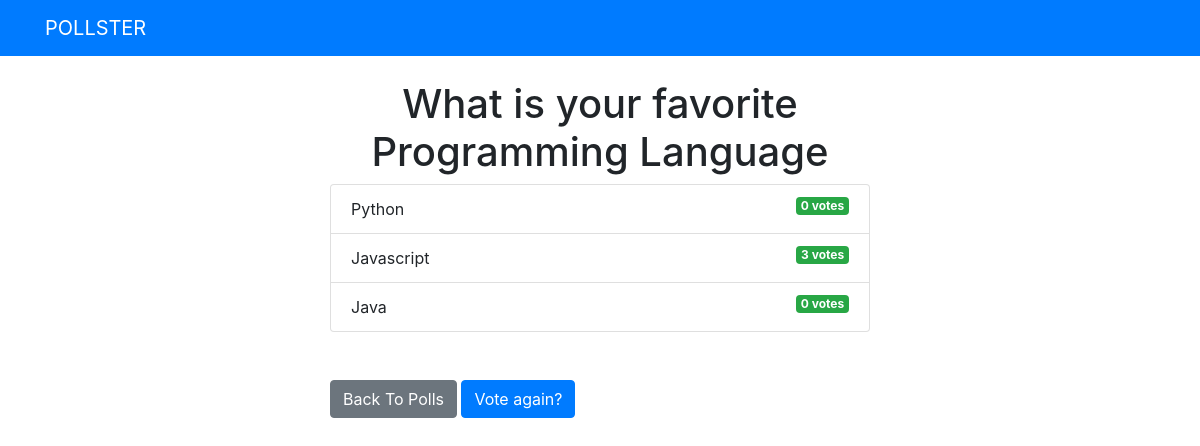
The page /polls/2/results/ on the database as committed earlier.
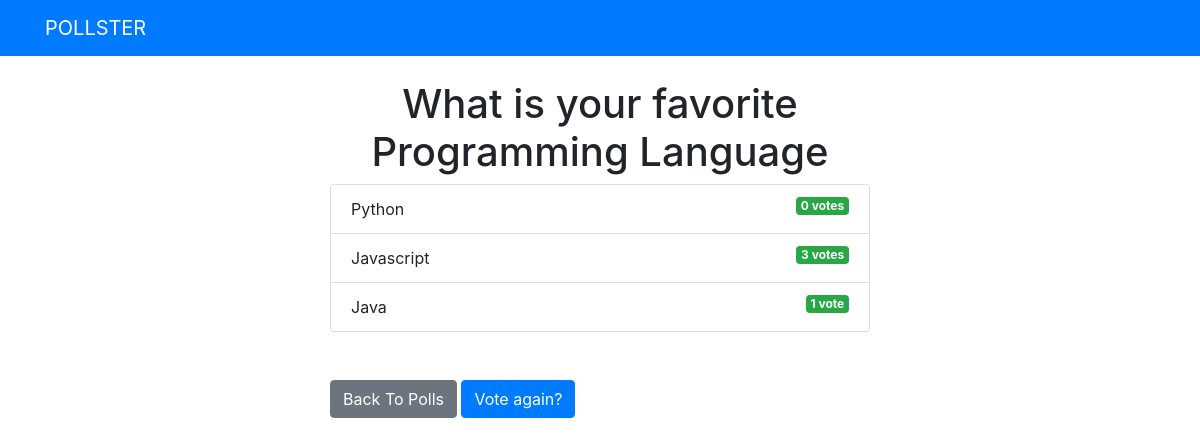
The same page on the database as committed later.
### polls/models.py (models this page shows, shortened)
class Question(models.Model):
    question_text = models.CharField(max_length=200)
    pub_date = models.DateTimeField('date published')

class Choice(models.Model):
    question = models.ForeignKey(Question, on_delete=models.CASCADE)
    choice_text = models.CharField(max_length=200)
    votes = models.IntegerField(default=0)

### polls/views.py (the view)
# urls.py: path('<int:question_id>/results/',views.results, name="results"),
def results(request, question_id):
    question = get_object_or_404(Question, pk=question_id)
    return render(request, 'polls/results.html', {'question': question})

### templates/polls/results.html
{% extends 'polls/base.html' %}
{% block content %}
    <h1 class="md-5 text-center">{{ question.question_text }}</h1>
    <ul class="list-group mb-5">
        {% for choice in question.choice_set.all %}
        <li class="list-group-item">
            {{ choice.choice_text }} <span class="badge badge-success float-right">{{ choice.votes }} vote{{ choice.votes | pluralize }}</span>
        </li>
        {% endfor %}
    </ul>
    <a class="btn btn-secondary" href="{% url 'polls:index' %}">Back To Polls</a>
    <a class="btn btn-primary" href="{% url 'polls:detail' question.id %}">Vote again?</a>
{% endblock %}

### templates/polls/base.html (shortened to what this page needs)
<!DOCTYPE html>
<html lang="en">
    <head>
        <link rel="stylesheet" href="https://cdn.jsdelivr.net/npm/bootstrap@4.5.3/dist/css/bootstrap.min.css">
    </head>
<body>
    {% include './navbar.html' %}
    <div class="container">
        <div class="row">
            <div class="col-md-6 m-auto">
                {% block content %}
                {% endblock %}
</body>
</html>

### templates/polls/navbar.html
<nav class="navbar navbar-dark bg-primary mb-4">
    <div class="container">
        <a class="navbar-brand" href="/polls/">POLLSTER</a>
    </div>
</nav>

Rows that differ between the two databases and show on the page:
changed Choice "Java": votes "0" → "1"; votes|pluralize "s" → (not shown)
